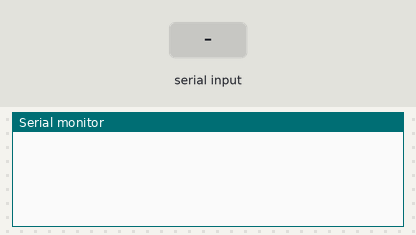
The sketch below on a simulated Arduino Uno, built with avr-gcc and run on an emulated ATmega328P. Shown: the last lines printed to the serial monitor. The test bench sets the inputs (shaded band).

Above: at 1.2 s.
1.3 s: "send_stop\n" received over Serial
At 2.3 s:
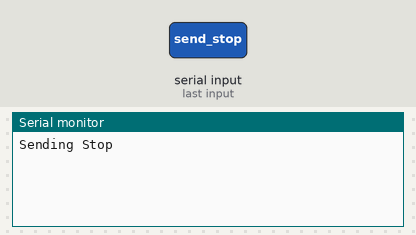
2.8 s: "send_stop\n" received over the second serial link
At 4.0 s:
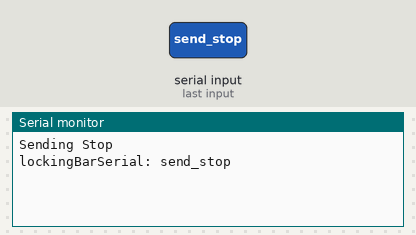
4.3 s: "send_state\n" received over Serial
At 5.5 s:
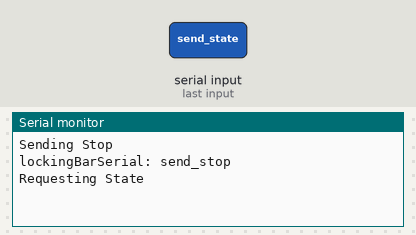
5.8 s: "send_state\n" received over the second serial link
At 6.5 s:
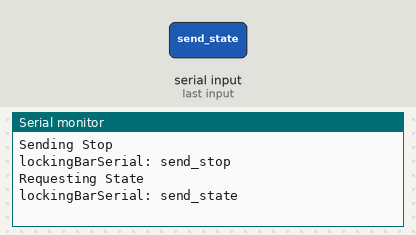
7.3 s: "send_reset\n" received over Serial
At 8.1 s:
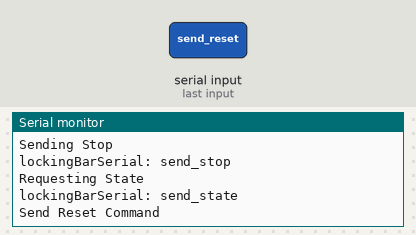
8.8 s: "send_reset\n" received over the second serial link
At 10.0 s:
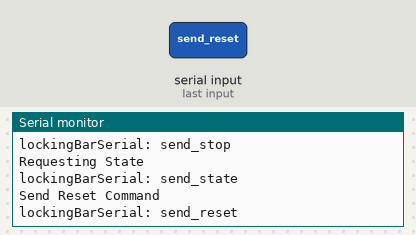

Measured:
- after the input at 1.3 s, the serial monitor: prints a new line at once (image 1)
- after the input at 2.8 s, the serial monitor: prints a new line at once (image 2)
- after the input at 4.3 s, the serial monitor: prints a new line at once (image 3)
- after the input at 5.8 s, the serial monitor: prints a new line at once (image 4)
- after the input at 7.3 s, the serial monitor: prints a new line at once (image 5)
- after the input at 8.8 s, the serial monitor: prints a new line at once (image 6)

The sketch:

SerialControl.ino
```cpp
#include <SoftwareSerial.h>

const byte rxPin = 2;
const byte txPin = 3;

// Set up a new SoftwareSerial object
SoftwareSerial lockingBarSerial(rxPin, txPin);

String command;

void setup() {
  Serial.begin(9600);

  // Define pin modes for TX and RX
  pinMode(rxPin, INPUT);
  pinMode(txPin, OUTPUT);

  // Set the baud rate for the SoftwareSerial object
  lockingBarSerial.begin(4800);
}

void loop() {
  handleSerial();

  if (lockingBarSerial.available() > 0) {
    /* Serial.println(mySerial.read()); */
    command = lockingBarSerial.readStringUntil('\n');
    Serial.println("lockingBarSerial: " + command);
  }
}

void handleSerial() {
  if (Serial.available() > 0) {
    command = Serial.readStringUntil('\n');

    if (command.equals("send_stop")) {
      Serial.println("Sending Stop");
      lockingBarSerial.write("stop\n");
    } else if (command.equals("send_state")) {
      Serial.println("Requesting State");
      lockingBarSerial.write("state\n");
    } else if (command.equals("send_reset")) {
      Serial.println("Send Reset Command");
      lockingBarSerial.write("reset\n");
    } else if (command.equals("send_extend")) {
      Serial.println("Send Extend Command");
      lockingBarSerial.write("extend\n");
    } else if (command.equals("send_retract")) {
      Serial.println("Send Retract Command");
      lockingBarSerial.write("retract\n");
    } else {
      Serial.println(command);
    }
  }
}
```
